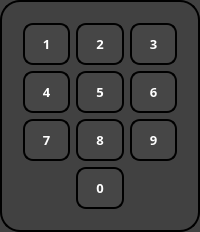
           <widget class="QGroupBox" name="groupBox_3">
            <property name="styleSheet">
             <string notr="true">color: rgb(255, 255, 255);
background-color: rgb(65, 65, 65);
border: 2px solid rgb(0, 0, 0);
border-radius: 20px;
padding-right: 10px;
padding-left: 10px;
padding-top: 10px;
padding-bottom: 10px;</string>
            </property>
            <property name="title">
             <string/>
            </property>
            <layout class="QGridLayout" name="gridLayout_16">
             <item row="0" column="2">
              <widget class="QPushButton" name="keypad_3">
               <property name="sizePolicy">
                <sizepolicy hsizetype="Expanding" vsizetype="Expanding">
                 <horstretch>0</horstretch>
                 <verstretch>0</verstretch>
                </sizepolicy>
               </property>
               <property name="font">
                <font>
                 <family>Cascadia Mono</family>
                 <pointsize>10</pointsize>
                 <bold>true</bold>
                </font>
               </property>
               <property name="styleSheet">
                <string notr="true">QPushButton{
	padding: 10px;
	background-color: rgb(70, 70, 70);
	border-radius: 10px;
}

QPushButton:hover{
	background-color: rgb(65, 65, 65);
	color: rgb(249, 190, 74);
}

QPushButton:pressed{
	background-color: rgb(109, 109, 109);
	color: rgb(0, 0, 0)
}</string>
               </property>
               <property name="text">
                <string>3</string>
               </property>
              </widget>
             </item>
             <item row="0" column="0">
              <widget class="QPushButton" name="keypad_1">
               <property name="sizePolicy">
                <sizepolicy hsizetype="Expanding" vsizetype="Expanding">
                 <horstretch>0</horstretch>
                 <verstretch>0</verstretch>
                </sizepolicy>
               </property>
               <property name="font">
                <font>
                 <family>Cascadia Mono</family>
                 <pointsize>10</pointsize>
                 <bold>true</bold>
                </font>
               </property>
               <property name="styleSheet">
                <string notr="true">QPushButton{
	padding: 10px;
	background-color: rgb(70, 70, 70);
	border-radius: 10px;
}

QPushButton:hover{
	background-color: rgb(65, 65, 65);
	color: rgb(249, 190, 74);
}

QPushButton:pressed{
	background-color: rgb(109, 109, 109);
	color: rgb(0, 0, 0)
}</string>
               </property>
               <property name="text">
                <string>1</string>
               </property>
              </widget>
             </item>
             <item row="2" column="2">
              <widget class="QPushButton" name="keypad_9">
               <property name="sizePolicy">
                <sizepolicy hsizetype="Expanding" vsizetype="Expanding">
                 <horstretch>0</horstretch>
                 <verstretch>0</verstretch>
                </sizepolicy>
               </property>
               <property name="font">
                <font>
                 <family>Cascadia Mono</family>
                 <pointsize>10</pointsize>
                 <bold>true</bold>
                </font>
               </property>
               <property name="styleSheet">
                <string notr="true">QPushButton{
	padding: 10px;
	background-color: rgb(70, 70, 70);
	border-radius: 10px;
}

QPushButton:hover{
	background-color: rgb(65, 65, 65);
	color: rgb(249, 190, 74);
}

QPushButton:pressed{
	background-color: rgb(109, 109, 109);
	color: rgb(0, 0, 0)
}</string>
               </property>
               <property name="text">
                <string>9</string>
               </property>
              </widget>
             </item>
             <item row="1" column="0">
              <widget class="QPushButton" name="keypad_4">
               <property name="sizePolicy">
                <sizepolicy hsizetype="Expanding" vsizetype="Expanding">
                 <horstretch>0</horstretch>
                 <verstretch>0</verstretch>
                </sizepolicy>
               </property>
               <property name="font">
                <font>
                 <family>Cascadia Mono</family>
                 <pointsize>10</pointsize>
                 <bold>true</bold>
                </font>
               </property>
               <property name="styleSheet">
                <string notr="true">QPushButton{
	padding: 10px;
	background-color: rgb(70, 70, 70);
	border-radius: 10px;
}

QPushButton:hover{
	background-color: rgb(65, 65, 65);
	color: rgb(249, 190, 74);
}

QPushButton:pressed{
	background-color: rgb(109, 109, 109);
	color: rgb(0, 0, 0)
}</string>
               </property>
               <property name="text">
                <string>4</string>
               </property>
              </widget>
             </item>
             <item row="3" column="1">
              <widget class="QPushButton" name="keypad_10">
               <property name="sizePolicy">
                <sizepolicy hsizetype="Expanding" vsizetype="Expanding">
                 <horstretch>0</horstretch>
                 <verstretch>0</verstretch>
                </sizepolicy>
               </property>
               <property name="font">
                <font>
                 <family>Cascadia Mono</family>
                 <pointsize>10</pointsize>
                 <bold>true</bold>
                </font>
               </property>
               <property name="styleSheet">
                <string notr="true">QPushButton{
	padding: 10px;
	background-color: rgb(70, 70, 70);
	border-radius: 10px;
}

QPushButton:hover{
	background-color: rgb(65, 65, 65);
	color: rgb(249, 190, 74);
}

QPushButton:pressed{
	background-color: rgb(109, 109, 109);
	color: rgb(0, 0, 0)
}</string>
               </property>
               <property name="text">
                <string>0</string>
               </property>
              </widget>
             </item>
             <item row="2" column="1">
              <widget class="QPushButton" name="keypad_8">
               <property name="sizePolicy">
                <sizepolicy hsizetype="Expanding" vsizetype="Expanding">
                 <horstretch>0</horstretch>
                 <verstretch>0</verstretch>
                </sizepolicy>
               </property>
               <property name="font">
                <font>
                 <family>Cascadia Mono</family>
                 <pointsize>10</pointsize>
                 <bold>true</bold>
                </font>
               </property>
               <property name="styleSheet">
                <string notr="true">QPushButton{
	padding: 10px;
	background-color: rgb(70, 70, 70);
	border-radius: 10px;
}

QPushButton:hover{
	background-color: rgb(65, 65, 65);
	color: rgb(249, 190, 74);
}

QPushButton:pressed{
	background-color: rgb(109, 109, 109);
	color: rgb(0, 0, 0)
}</string>
               </property>
               <property name="text">
                <string>8</string>
               </property>
              </widget>
             </item>
             <item row="0" column="1">
              <widget class="QPushButton" name="keypad_2">
               <property name="sizePolicy">
                <sizepolicy hsizetype="Expanding" vsizetype="Expanding">
                 <horstretch>0</horstretch>
                 <verstretch>0</verstretch>
                </sizepolicy>
               </property>
               <property name="font">
                <font>
                 <family>Cascadia Mono</family>
                 <pointsize>10</pointsize>
                 <bold>true</bold>
                </font>
               </property>
               <property name="styleSheet">
                <string notr="true">QPushButton{
	padding: 10px;
	background-color: rgb(70, 70, 70);
	border-radius: 10px;
}

QPushButton:hover{
	background-color: rgb(65, 65, 65);
	color: rgb(249, 190, 74);
}

QPushButton:pressed{
	background-color: rgb(109, 109, 109);
	color: rgb(0, 0, 0)
}</string>
               </property>
               <property name="text">
                <string>2</string>
               </property>
              </widget>
             </item>
             <item row="1" column="1">
              <widget class="QPushButton" name="keypad_5">
               <property name="sizePolicy">
                <sizepolicy hsizetype="Expanding" vsizetype="Expanding">
                 <horstretch>0</horstretch>
                 <verstretch>0</verstretch>
                </sizepolicy>
               </property>
               <property name="font">
                <font>
                 <family>Cascadia Mono</family>
                 <pointsize>10</pointsize>
                 <bold>true</bold>
                </font>
               </property>
               <property name="styleSheet">
                <string notr="true">QPushButton{
	padding: 10px;
	background-color: rgb(70, 70, 70);
	border-radius: 10px;
}

QPushButton:hover{
	background-color: rgb(65, 65, 65);
	color: rgb(249, 190, 74);
}

QPushButton:pressed{
	background-color: rgb(109, 109, 109);
	color: rgb(0, 0, 0)
}</string>
               </property>
               <property name="text">
                <string>5</string>
               </property>
              </widget>
             </item>
             <item row="1" column="2">
              <widget class="QPushButton" name="keypad_6">
               <property name="sizePolicy">
                <sizepolicy hsizetype="Expanding" vsizetype="Expanding">
                 <horstretch>0</horstretch>
                 <verstretch>0</verstretch>
                </sizepolicy>
               </property>
               <property name="font">
                <font>
                 <family>Cascadia Mono</family>
                 <pointsize>10</pointsize>
                 <bold>true</bold>
                </font>
               </property>
               <property name="styleSheet">
                <string notr="true">QPushButton{
	padding: 10px;
	background-color: rgb(70, 70, 70);
	border-radius: 10px;
}

QPushButton:hover{
	background-color: rgb(65, 65, 65);
	color: rgb(249, 190, 74);
}

QPushButton:pressed{
	background-color: rgb(109, 109, 109);
	color: rgb(0, 0, 0)
}</string>
               </property>
               <property name="text">
                <string>6</string>
               </property>
              </widget>
             </item>
             <item row="2" column="0">
              <widget class="QPushButton" name="keypad_7">
               <property name="sizePolicy">
                <sizepolicy hsizetype="Expanding" vsizetype="Expanding">
                 <horstretch>0</horstretch>
                 <verstretch>0</verstretch>
                </sizepolicy>
               </property>
               <property name="font">
                <font>
                 <family>Cascadia Mono</family>
                 <pointsize>10</pointsize>
                 <bold>true</bold>
                </font>
               </property>
               <property name="styleSheet">
                <string notr="true">QPushButton{
	padding: 10px;
	background-color: rgb(70, 70, 70);
	border-radius: 10px;
}

QPushButton:hover{
	background-color: rgb(65, 65, 65);
	color: rgb(249, 190, 74);
}

QPushButton:pressed{
	background-color: rgb(109, 109, 109);
	color: rgb(0, 0, 0)
}</string>
               </property>
               <property name="text">
                <string>7</string>
               </property>
              </widget>
             </item>
            </layout>
           </widget>
